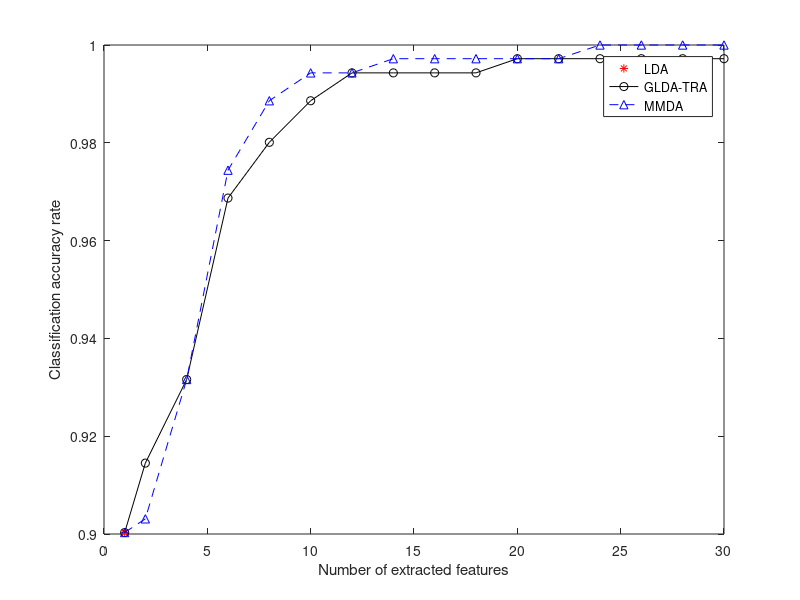

The MATLAB script that drew this image:
x2=[1,2,4,6,8,10,12,14,16,18,20,22,24,26,28,30];
x1=[1]
y1=[0.9003];
y2=[0.9003,0.9145,0.9316,0.9687,0.9801,0.9886,0.9943,0.9943,0.9943,0.9943,0.9972,0.9972,0.9972,0.9972,0.9972,0.9972]
y3=[0.9003,0.9031,0.9316,0.9744,0.9886,0.9943,0.9943,0.9972,0.9972,0.9972,0.9972,0.9972,1,1,1,1]
figure(4)
plot(x1,y1,'r*');
hold on;
plot(x2,y2,'ko-');
hold on
plot(x2,y3,'b^--');
xlabel('Number of extracted features');
ylabel('Classification accuracy rate');
legend('LDA','GLDA-TRA','MMDA')
